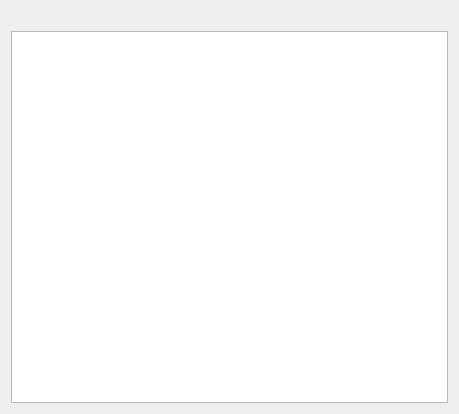
<?xml version="1.0" encoding="UTF-8"?>
<ui version="4.0">
 <class>UploadCreationPageWizard</class>
 <widget class="QWizardPage" name="UploadCreationPageWizard">
  <property name="geometry">
   <rect>
    <x>0</x>
    <y>0</y>
    <width>459</width>
    <height>414</height>
   </rect>
  </property>
  <property name="windowTitle">
   <string>Publication result</string>
  </property>
  <property name="locale">
   <locale language="English" country="UnitedStates"/>
  </property>
  <layout class="QGridLayout" name="gridLayout">
   <item row="0" column="0">
    <widget class="QLabel" name="lbl_result">
     <property name="font">
      <font>
       <weight>75</weight>
       <bold>true</bold>
      </font>
     </property>
     <property name="text">
      <string>&lt;publication_result&gt;</string>
     </property>
    </widget>
   </item>
   <item row="1" column="0">
    <widget class="QTextBrowser" name="tbw_errors"/>
   </item>
  </layout>
 </widget>
 <resources/>
 <connections/>
</ui>
